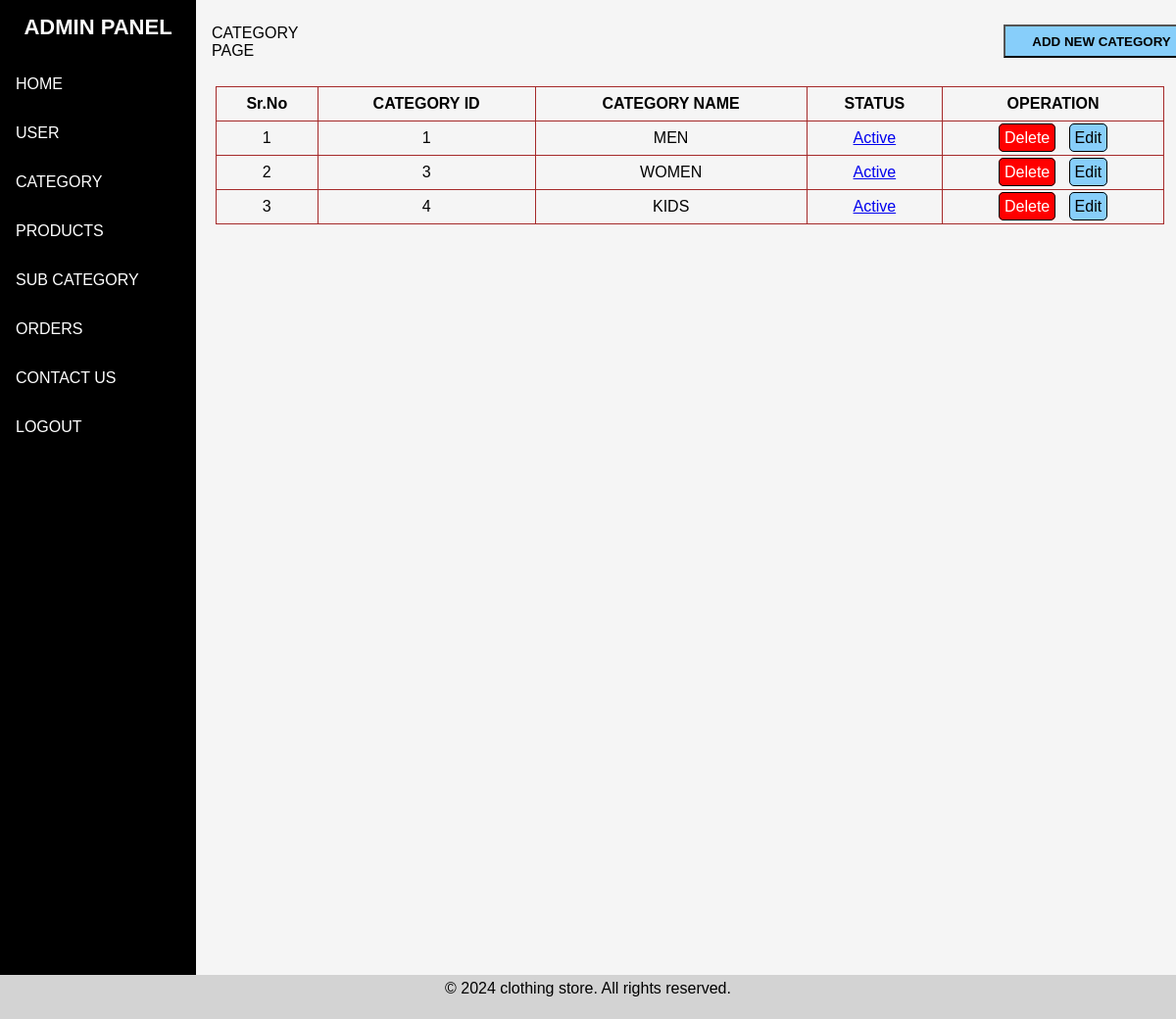
The app's page /admin/category.php (signed in) with its own data.
### tables this page shows
CREATE TABLE `category` (
  `cat_id` int(11) NOT NULL,
  `cat_name` varchar(44) NOT NULL,
  `status` tinyint(4) NOT NULL
);

### admin/category.php (the view, shortened to what this page needs)
<?php
include ('header.php');
$sql = "select * from category order by cat_id asc";
$res = mysqli_query($con,$sql);
?>
<!DOCTYPE html>
<html lang="en">
<head>
</head>
<body>
    <div class="main">
         <div class="top">
        <p>CATEGORY PAGE</p>
        <a href="manage_category.php" class="add-button"><button type="submit">ADD NEW CATEGORY</button></a>
        </div><br>
        <table border="1" width="100%">
        <tr>
            <th>Sr.No</th>
            <th>CATEGORY ID</th>
            <th>CATEGORY NAME</th>
            <th>STATUS</th>
            <th>OPERATION</th>
        </tr>
        <?php
        $i=1;
        while($row = mysqli_fetch_assoc($res)) {?>
        <tr>
            <td><?php echo $i?></td>
            <td><?php echo $row['cat_id']?></td>
            <td><?php echo $row['cat_name']?></td>
            <td>
                <?php
                  if($row['status']==1){
                    echo "<span class='status'><a href='?type=status&operation=deactive&cat_id=".$row['cat_id']."'>Active</a></span>";
                  }else{
                    echo "<a href='?type=status&operation=active&cat_id=".$row['cat_id']."'>Deactive</a>";
                  }
                ?>
            </td>
            <td>
            <a href="?type=delete&cat_id=<?php echo $row['cat_id'] ?>" class="view">Delete</a>
            <a href="manage_category.php?cat_id=<?php echo $row['cat_id']?>" class="view-edit">Edit</a>
                ?></td>
        <tr>
        <?php  $i++; }?>
    </table>
    </div>
</body>
</html>
<?php
include ('./includes/footer.php');
?>

### admin/style.css (style rules this page uses)
* { padding: 0; margin: 0; }
.main { margin-left: 200px; background-color:whitesmoke; padding: 20px 16px; height: 1000px; color: black; font-family: 'Gill Sans', 'Gill Sans MT', Calibri, 'Trebuchet MS', sans-serif; }
.main .top { display: flex; padding: 5px 0px ; }
.main .add-button { padding-left: 720px; }
.main .add-button button { background-color: lightskyblue; color:black; font-weight:bold; cursor: pointer; text-align: center; width: 200px; height: 34px; }
.main table { align-items: center; color: black; text-align: center; border-color: brown; width: 100%; border-collapse: collapse; margin: 4px; }
.main table th,td { padding: 8px; }

### admin/category.php (style rules this page uses)
.view, .view-edit { border:1px solid black; background-color:red; padding:5px; border-radius:5px; font-family: 'Gill Sans', 'Gill Sans MT', Calibri, 'Trebuchet MS', sans-serif; font-size:16px; text-decoration:none; color:white; }
.view-edit { background-color:lightskyblue; color:black }

### records on screen
category: cat_id "1", cat_name "MEN"
category: cat_id "3", cat_name "WOMEN"
category: cat_id "4", cat_name "KIDS"
